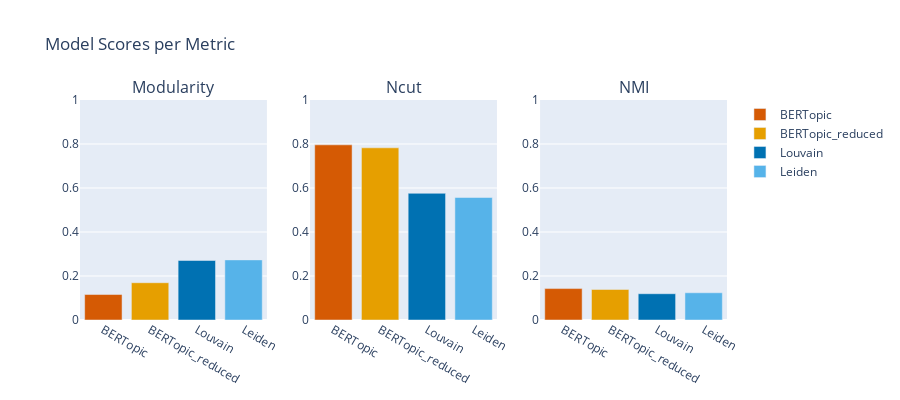

The notebook cell this image was saved under:
### Markdown cell above
### Metrics

### Code cell
# Plot results
models = metrics_df.columns[1:]
metrics = metrics_df['Metric'].tolist()

# Define a distinct color for each model
colors = {
    'BERTopic': '#d55a04',
    'BERTopic_reduced': '#e69f00',
    'Louvain': '#0071b2',
    'Leiden': '#56b3e9'
}

# Create subplot figure with 1 row, 3 columns
fig = make_subplots(rows=1, cols=3, subplot_titles=metrics)

for i, metric in enumerate(metrics, start=1):
    row = metrics_df[metrics_df['Metric'] == metric]
    
    for model in models:
        score = row[model].values[0]
        fig.add_trace(
            go.Bar(
                x=[model], 
                y=[score], 
                name=model,
                marker_color=colors[model],
                showlegend=(i == 1)  # show legend only on first subplot
            ),
            row=1, col=i
        )
        
    # Set y-axis range per subplot
    fig.update_yaxes(range=[0,1], row=1, col=i)

fig.update_layout(
    height=400,  # adjust height
    width=900,   # total width - will make each plot narrower
    title_text="Model Scores per Metric",
    barmode='group'
)

fig.show()

### Figure 1 — Plotly figure (JSON) as saved in the notebook; plotly's stock layout.template omitted (floating-point values rounded to 4 significant figures)
{"data": [{"marker": {"color": "#d55a04"}, "name": "BERTopic", "showlegend": true, "type": "bar", "x": ["BERTopic"], "xaxis": "x", "y": [0.1158], "yaxis": "y"}, {"marker": {"color": "#e69f00"}, "name": "BERTopic_reduced", "showlegend": true, "type": "bar", "x": ["BERTopic_reduced"], "xaxis": "x", "y": [0.1695], "yaxis": "y"}, {"marker": {"color": "#0071b2"}, "name": "Louvain", "showlegend": true, "type": "bar", "x": ["Louvain"], "xaxis": "x", "y": [0.2705], "yaxis": "y"}, {"marker": {"color": "#56b3e9"}, "name": "Leiden", "showlegend": true, "type": "bar", "x": ["Leiden"], "xaxis": "x", "y": [0.2732], "yaxis": "y"}, {"marker": {"color": "#d55a04"}, "name": "BERTopic", "showlegend": false, "type": "bar", "x": ["BERTopic"], "xaxis": "x2", "y": [0.7962], "yaxis": "y2"}, {"marker": {"color": "#e69f00"}, "name": "BERTopic_reduced", "showlegend": false, "type": "bar", "x": ["BERTopic_reduced"], "xaxis": "x2", "y": [0.7826], "yaxis": "y2"}, {"marker": {"color": "#0071b2"}, "name": "Louvain", "showlegend": false, "type": "bar", "x": ["Louvain"], "xaxis": "x2", "y": [0.5759], "yaxis": "y2"}, {"marker": {"color": "#56b3e9"}, "name": "Leiden", "showlegend": false, "type": "bar", "x": ["Leiden"], "xaxis": "x2", "y": [0.557], "yaxis": "y2"}, {"marker": {"color": "#d55a04"}, "name": "BERTopic", "showlegend": false, "type": "bar", "x": ["BERTopic"], "xaxis": "x3", "y": [0.1428], "yaxis": "y3"}, {"marker": {"color": "#e69f00"}, "name": "BERTopic_reduced", "showlegend": false, "type": "bar", "x": ["BERTopic_reduced"], "xaxis": "x3", "y": [0.1388], "yaxis": "y3"}, {"marker": {"color": "#0071b2"}, "name": "Louvain", "showlegend": false, "type": "bar", "x": ["Louvain"], "xaxis": "x3", "y": [0.1194], "yaxis": "y3"}, {"marker": {"color": "#56b3e9"}, "name": "Leiden", "showlegend": false, "type": "bar", "x": ["Leiden"], "xaxis": "x3", "y": [0.1238], "yaxis": "y3"}], "layout": {"annotations": [{"font": {"size": 16}, "showarrow": false, "text": "Modularity", "x": 0.1444, "xanchor": "center", "xref": "paper", "y": 1, "yanchor": "bottom", "yref": "paper"}, {"font": {"size": 16}, "showarrow": false, "text": "Ncut", "x": 0.5, "xanchor": "center", "xref": "paper", "y": 1, "yanchor": "bottom", "yref": "paper"}, {"font": {"size": 16}, "showarrow": false, "text": "NMI", "x": 0.8556, "xanchor": "center", "xref": "paper", "y": 1, "yanchor": "bottom", "yref": "paper"}], "barmode": "group", "height": 400, "title": {"text": "Model Scores per Metric"}, "width": 900, "xaxis": {"anchor": "y", "domain": [0, 0.2889]}, "xaxis2": {"anchor": "y2", "domain": [0.3556, 0.6444]}, "xaxis3": {"anchor": "y3", "domain": [0.7111, 1]}, "yaxis": {"anchor": "x", "domain": [0, 1], "range": [0, 1]}, "yaxis2": {"anchor": "x2", "domain": [0, 1], "range": [0, 1]}, "yaxis3": {"anchor": "x3", "domain": [0, 1], "range": [0, 1]}}}
